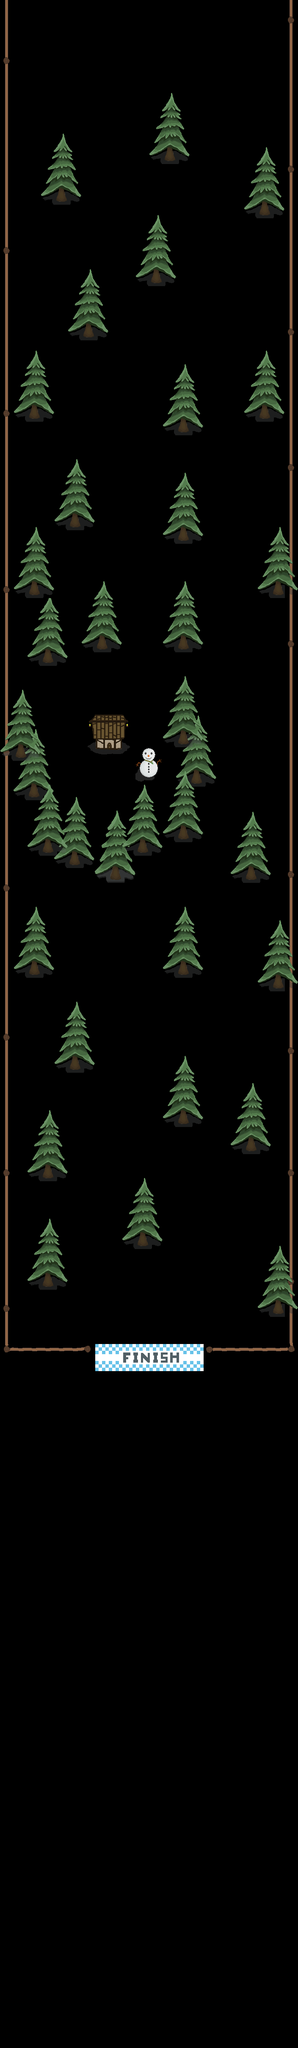

Below is a game level as drawn by its tile map, then a one-line description and the .tmx that defines it (tile-layer data replaced by summaries):
An orthogonal 22x151 tile map with 32x32 px tiles, 2 tile layers (Tile Layer 2, Main), 4 tilesets and 43 objects.

<map version="1.0" tiledversion="1.1.5" orientation="orthogonal" renderorder="right-down" width="22" height="151" tilewidth="32" tileheight="32" infinite="0" nextobjectid="171">
 <tileset firstgid="1" name="SnowTileSet" tilewidth="32" tileheight="32" tilecount="36" columns="6">
  <image source="../Sprites/TileSet.png" width="193" height="193" />
 </tileset>
 <tileset firstgid="37" name="House" tilewidth="32" tileheight="32" tilecount="16" columns="4">
  <image source="../Sprites/House.png" width="128" height="128" />
 </tileset>
 <tileset firstgid="53" name="Fence" tilewidth="32" tileheight="32" tilecount="9" columns="3">
  <image source="../Sprites/Fence.png" width="96" height="96" />
 </tileset>
 <tileset firstgid="62" name="Finish Line" tilewidth="32" tileheight="32" tilecount="16" columns="8">
  <image source="../Sprites/Finish Line.png" width="264" height="64" />
 </tileset>
 <layer name="Tile Layer 2" width="22" height="151">
  <data>[3322 cells, 290 non-empty, 31 distinct tile ids]</data>
 </layer>
 <objectgroup name="Spawn">
  <object id="167" x="326" y="6" width="54" height="80" />
 </objectgroup>
 <layer name="Main" width="22" height="151" offsetx="1" offsety="3">
  <data>[3322 cells, 604 non-empty, 51 distinct tile ids]</data>
 </layer>
 <objectgroup name="Collision" offsetx="4.66667" offsety="2">
  <object id="128" x="130" y="439.333" width="21.3333" height="34.6667" />
  <object id="129" x="384.667" y="342.667" width="21.3333" height="34.6667" />
  <object id="130" x="355.333" y="629.333" width="21.3333" height="34.6667" />
  <object id="131" x="190.667" y="756" width="21.3333" height="34.6667" />
  <object id="132" x="63.3333" y="948.667" width="21.3333" height="34.6667" />
  <object id="133" x="418" y="982.667" width="21.3333" height="34.6667" />
  <object id="134" x="160" y="1206.67" width="21.3333" height="34.6667" />
  <object id="135" x="419.333" y="1240.67" width="21.3333" height="34.6667" />
  <object id="136" x="66.6667" y="1362" width="21.3333" height="34.6667" />
  <object id="137" x="228.667" y="1492.67" width="21.3333" height="34.6667" />
  <object id="138" x="420" y="1492" width="21.3333" height="34.6667" />
  <object id="139" x="97.3333" y="1524" width="21.3333" height="34.6667" />
  <object id="140" x="32.6667" y="1746.67" width="21.3333" height="34.6667" />
  <object id="141" x="417.333" y="1716" width="21.3333" height="34.6667" />
  <object id="142" x="448.667" y="1811.33" width="21.3333" height="34.6667" />
  <object id="143" x="321.333" y="1972" width="21.3333" height="34.6667" />
  <object id="144" x="418" y="1939.33" width="21.3333" height="34.6667" />
  <object id="145" x="255.333" y="2032.67" width="21.3333" height="34.6667" />
  <object id="146" x="160.667" y="2000" width="21.3333" height="34.6667" />
  <object id="147" x="96.6667" y="1973.33" width="21.3333" height="34.6667" />
  <object id="148" x="65.3333" y="1844.67" width="21.3333" height="34.6667" />
  <object id="149" x="66" y="2260.67" width="21.3333" height="34.6667" />
  <object id="150" x="419.333" y="2262.67" width="21.3333" height="34.6667" />
  <object id="151" x="162" y="2488.67" width="21.3333" height="34.6667" />
  <object id="152" x="418" y="2614" width="21.3333" height="34.6667" />
  <object id="153" x="95.3333" y="2744" width="21.3333" height="34.6667" />
  <object id="154" x="322.667" y="2906" width="21.3333" height="34.6667" />
  <object id="155" x="97.3333" y="2998" width="21.3333" height="34.6667" />
  <object id="156" x="214.667" y="1688" width="76.6667" height="75.3333" />
  <object id="158" x="578.333" y="2678" width="20" height="36" />
  <object id="159" x="640.333" y="3063" width="24" height="34" />
  <object id="160" x="581.333" y="2039" width="16" height="32" />
  <object id="161" x="642.333" y="2291" width="18" height="37" />
  <object id="162" x="641.333" y="1362" width="22" height="38" />
  <object id="163" x="610.333" y="466" width="19" height="39" />
  <object id="164" x="615.333" y="954" width="16" height="28" />
  <object id="165" x="-0.66667" y="-2" width="24" height="3196" />
  <object id="166" x="671.333" y="-2" width="24" height="3212" />
  <object id="169" x="23.3333" y="3167" width="190" height="32" />
  <object id="170" x="479.333" y="3167" width="191" height="34" />
 </objectgroup>
 <objectgroup name="SnowmanCollision" offsetx="-1" offsety="0">
  <object id="157" x="339" y="1769.33" width="29.3333" height="62.6667" />
 </objectgroup>
 <objectgroup name="Coin" />
 <objectgroup name="Finish">
  <object id="168" x="223" y="3167" width="256" height="33" />
 </objectgroup>
</map>